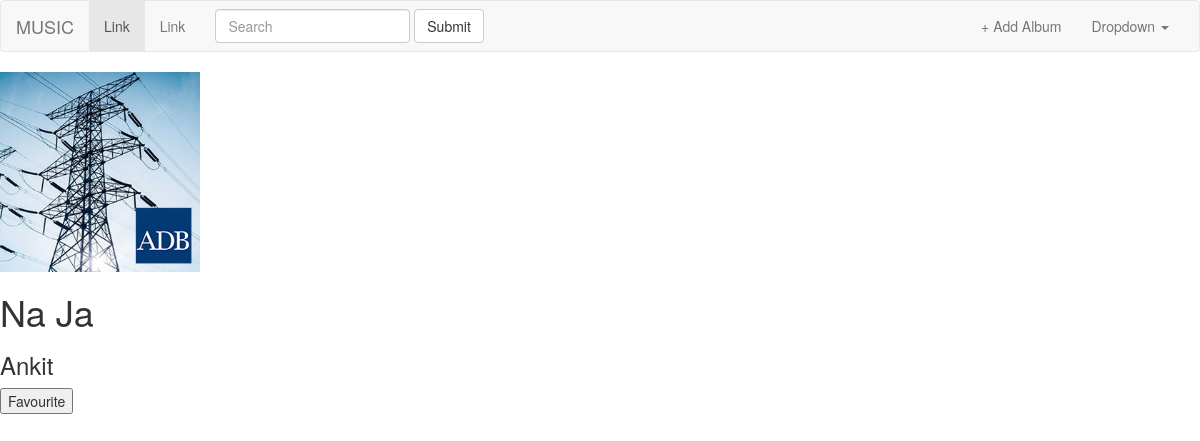
/music/3/, run on the app's committed database.
### music/models.py (models this page shows, shortened)
class Album(models.Model):
    artist = models.CharField(max_length=250)
    album_title = models.CharField(max_length=250)
    genre = models.CharField(max_length=100)
    album_logo = models.FileField()

### music/views.py (the view)
# urls.py: url(r'^(?P<pk>[0-9]+)/$', views.DetailView.as_view(), name='detail'),
class DetailView(generic.DetailView):
    model = Album
    template_name = 'music/detail.html'

### music/templates/music/detail.html (shortened to what this page needs)
{% extends 'music/base.html' %}
{% block body %}
<img src="{{ album.album_logo.url }}" style="width:200px;" />
<h1>{{album.album_title}}</h1>
<h3>{{album.artist}}</h3>
<form action="{% url 'music:favourite' album.id %}" method="post">
    <input type="submit" value="Favourite"/>
</form>
{% endblock %}

### music/static/music/style.css (style rules this page uses)
body { background-color: rgb(173, 173, 173); }

### data on the page
Album: album_logo (picture), album_title "Na Ja", artist "Ankit"
